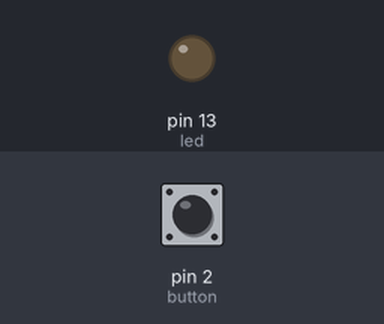
The sketch below on a simulated Arduino Uno, built with avr-gcc and run on an emulated ATmega328P. On the bench: output pins drawn as LEDs (lit = HIGH). The inputs (shaded band) are chosen by the test bench; at power-on: pin 2 (button) LOW.

Above: at 1.2 s.
1.3 s: pin 2 (button) pulled HIGH for 0.15 s
At 1.37 s:
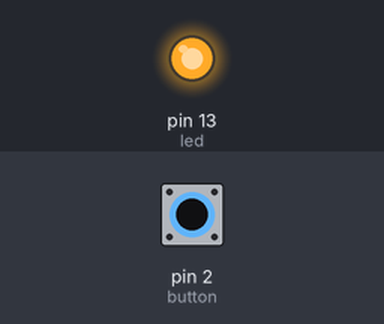
2.9 s: pin 2 (button) pulled HIGH for 3.2 s
At 6.5 s:
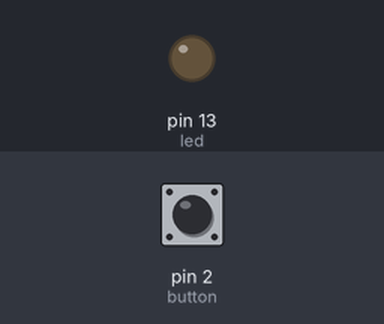
Timing chart, 0 to 8.0 s (numbered marks = the images above; inputs shaded):
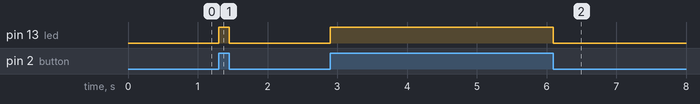

The sketch:

SimpleSensor.ino
```cpp
/*
  Simple Sensor - MySQL for the IOT

  For this sketch, we explore a simple sensor (a pushbutton) and a simple
  response to sensor input (a LED). When the sensor is activated (the
  button is pushed), the LED is illuinated.
*/

int led = 13;     // LED on pin 13
int button = 2;   // button on pin 2

// the setup routine runs once when you press reset:
void setup() {
  // initialize pin 13 as an output.
  pinMode(led, OUTPUT);
  pinMode(button, INPUT);
}

// the loop routine runs over and over again forever:
void loop() {
  // read the state of the sensor
  int state = digitalRead(button);

  // if sensor engaged (button is pressed), turn on LED
  if (state == HIGH) {
    digitalWrite(led, HIGH);
  }
  // else turn off LED
  else {
    digitalWrite(led, LOW);
  }
}
```

Measured:
- after the input at 1.3 s, pin 13 (led): LOW → HIGH at once, → LOW 0.15 s later
- after the input at 2.9 s, pin 13 (led): LOW → HIGH at once, → LOW 3.2 s later
